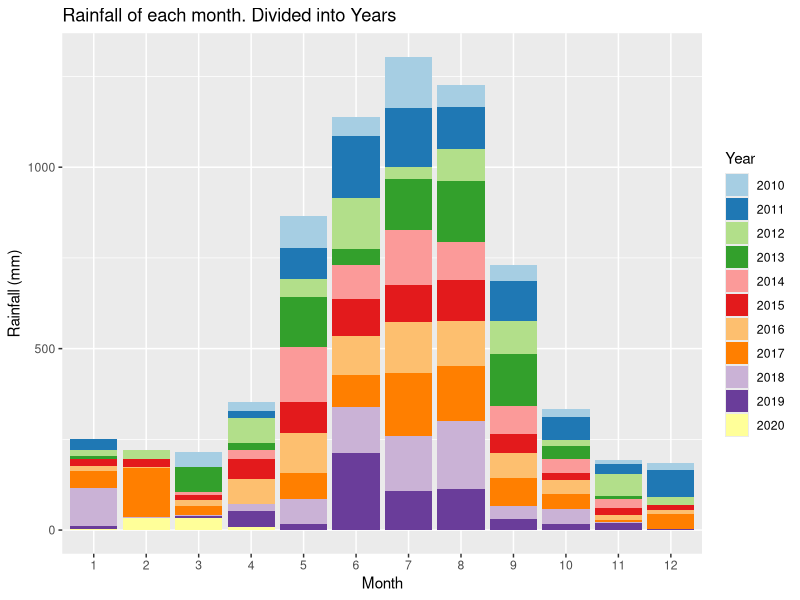
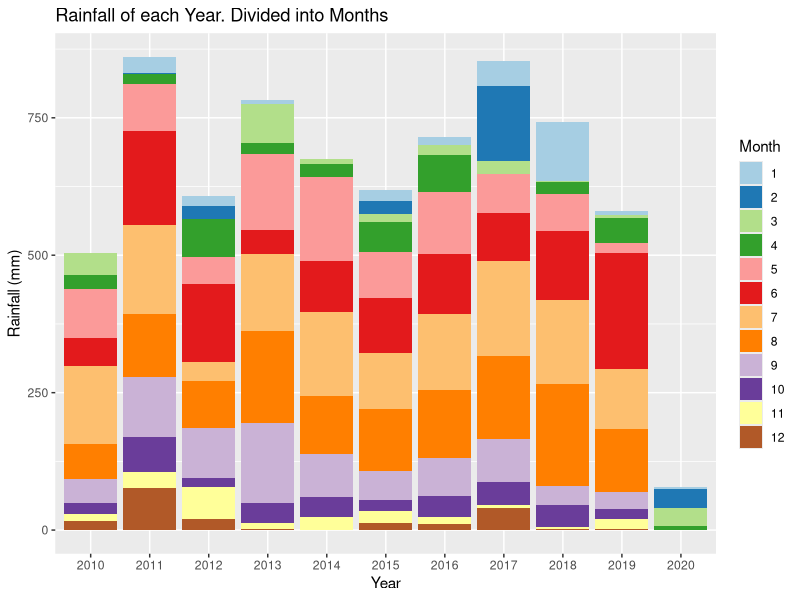
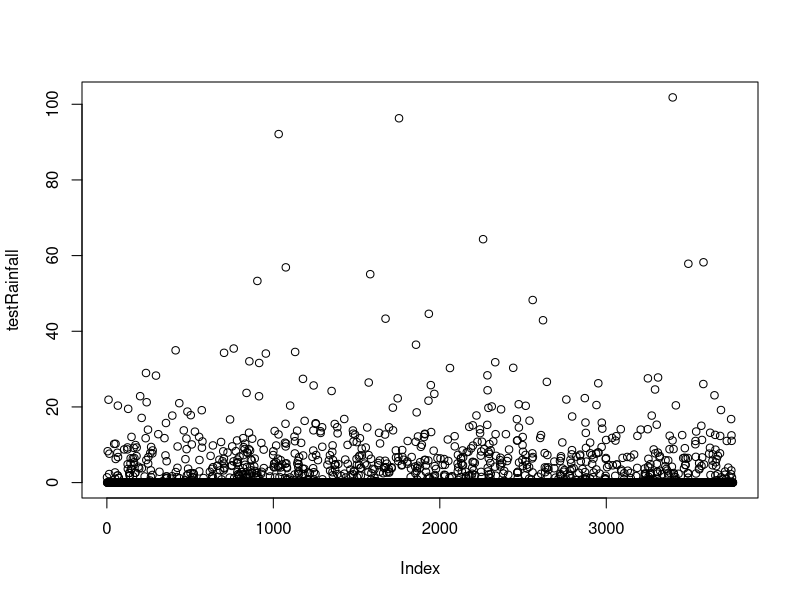
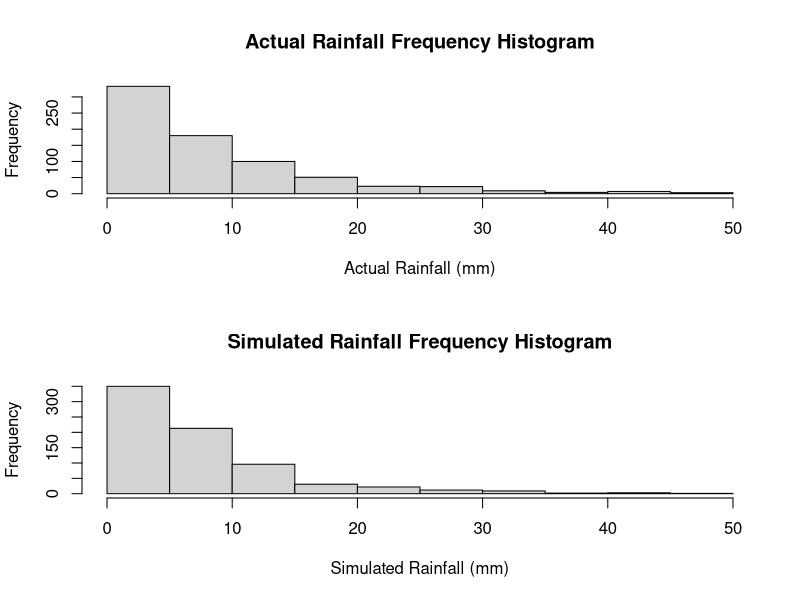
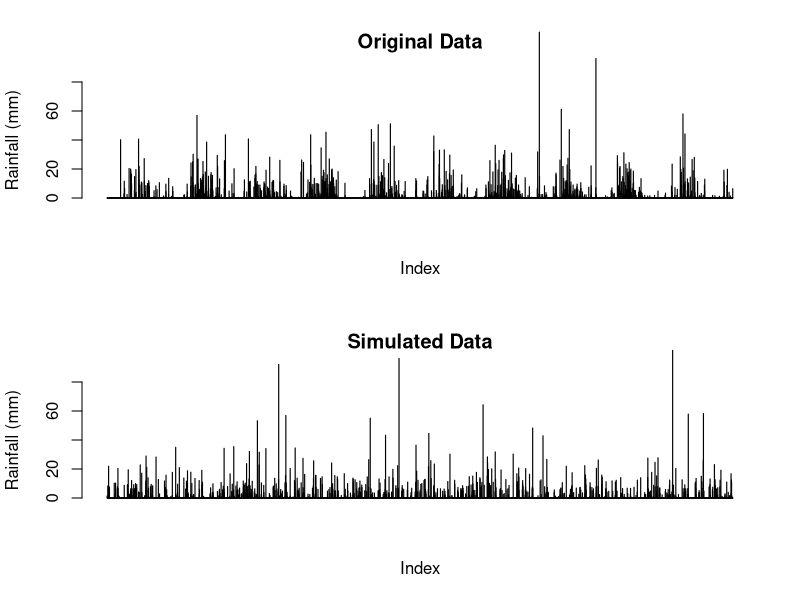
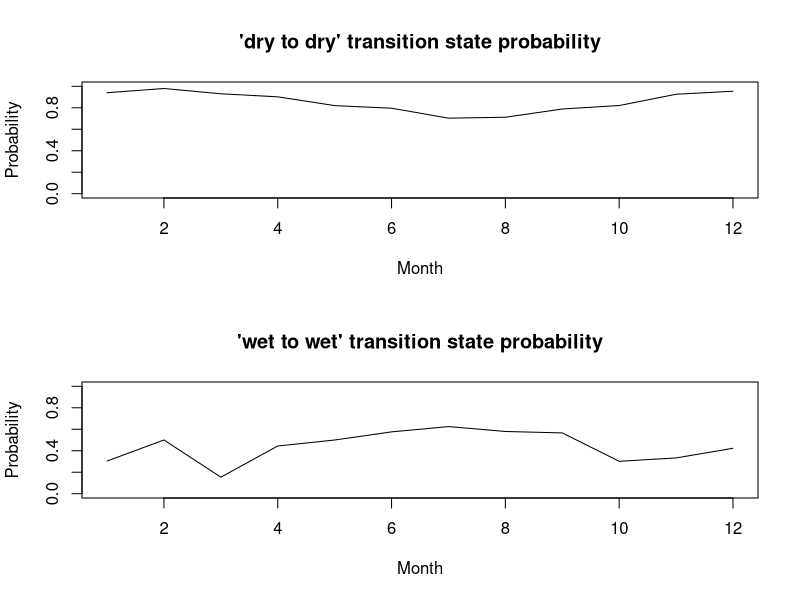
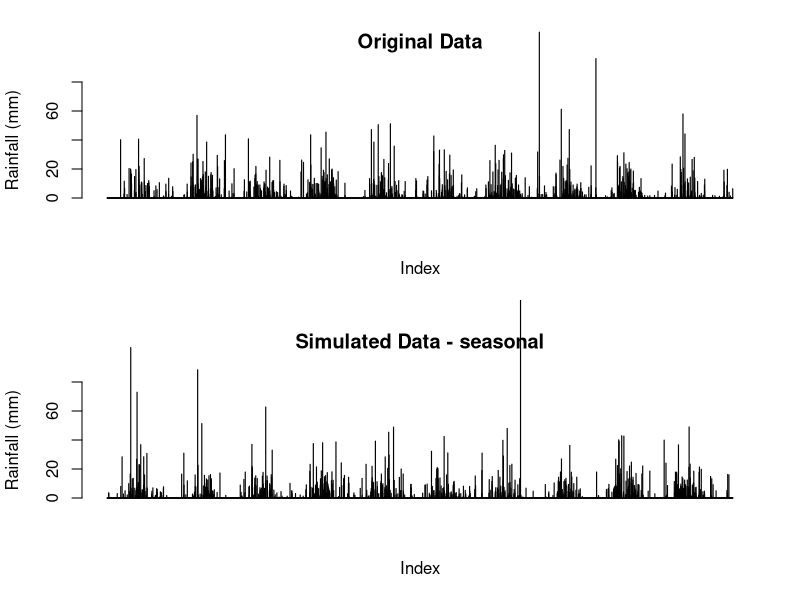
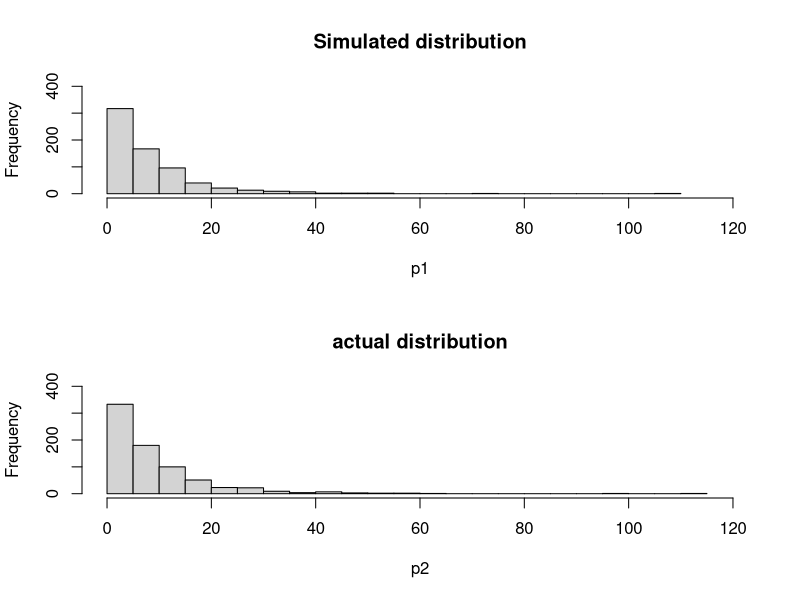

Write R code to recreate these figures, in order.
## ---- chunk 1
knitr::opts_chunk$set(echo = TRUE)
## ---- chunk 2
# Reading in the data from the csv file
data <-  read.csv("IDCJAC0009_009225_1800_Data.csv")
weather_data <- data
weather_data <- weather_data[which(is.na(weather_data$Rainfall.amount..millimetres.) == FALSE),]
## ---- chunk 3
table(weather_data$Year, weather_data$Quality)
## ---- chunk 4
weather_data$date <- do.call(paste, c(weather_data[c("Day", "Month", "Year")], sep = "-"))
## ---- chunk 5
state <- function(x){
  stateList <- c()
  for(ii in 1:length(x)){
    if(x[ii] < 1){
      stateList <- c(stateList, "dry")
    }
    if(x[ii] >= 1){
      stateList <- c(stateList, "wet")
    }
  }
  return(stateList)
}
weather_data$state <- state(weather_data$Rainfall.amount..millimetres.)
## ---- chunk 6
transitionState <- function(x){
  transitionStateList <- c('') #can't find transition state of first observation
  for(i in 2:length(x)){
    if(x[i] == "dry"){
      if (x[i-1] == "dry"){
        transitionStateList <- c(transitionStateList, "DryToDry")
      }
      else {
        transitionStateList <- c(transitionStateList, "WetToDry")
      }
    }
    if(x[i] == "wet"){
      if (x[i-1] == "dry"){
        transitionStateList <- c(transitionStateList, "DryToWet")
      }
      else {
        transitionStateList <- c(transitionStateList, "WetToWet")
      }
    }
  }
  return(transitionStateList)
}
weather_data$transitionState <- transitionState(weather_data$state)
## ---- chunk 7
train_data <- subset(weather_data, Year >= 2010)
library(ggplot2)
library(RColorBrewer)

# Plotting the rainfall data (grouped by years and months)
ggplot(train_data, aes(x = factor(Month), y = Rainfall.amount..millimetres., fill = factor(Year))) + 
  geom_bar(stat = "identity") + 
  scale_fill_brewer(palette = "Paired") + 
  xlab("Month")+
  ylab("Rainfall (mm)")+
  labs(fill = "Year")+
  ggtitle("Rainfall of each month. Divided into Years")

ggplot(train_data, aes(x = factor(Year), y = Rainfall.amount..millimetres., fill = factor(Month))) + 
  geom_bar(stat = "identity") + 
  scale_fill_brewer(palette = "Paired") + 
  xlab("Year")+
  ylab("Rainfall (mm)")+
  labs(fill = "Month")+
  ggtitle("Rainfall of each Year. Divided into Months")
## ---- chunk 8
table(train_data$Month, train_data$Year)
## ---- chunk 9
#Calculating transition state probabilities, in general (no respect to month or season)
weatherTable <- table(train_data$transitionState)

probWetToWet = weatherTable['WetToWet'] / (weatherTable['WetToWet'] + weatherTable['WetToDry'])
probWetToWet

probDryToDry = weatherTable['DryToDry'] / (weatherTable['DryToDry'] + weatherTable['DryToWet'])
probDryToDry
## ---- chunk 10
#Basic generator (No seasonal variation)

currentState = "dry" #can make this into a random choice later
                                              #choosing next state depending on probs calculated above
generateRainfallBasic <- function(genLength){
  rainAmountList <- c()
  for (i3 in 1:genLength){
    if (currentState == "dry"){
      if (runif(1) < probDryToDry){
        currentState = "dry"
      }
      else{
        currentState = "wet"
      }
    }
    else if (currentState == "wet"){
      if (runif(1) < probWetToWet){
        currentState = "wet"
      }
      else{
        currentState = "dry"
      }
    }
                                      #generating amount of rainfall if state is wet, else 0
    if (currentState == "wet"){
      rainAmount <- 5*exp(rnorm(1))
      rainAmountList <- c(rainAmountList, rainAmount)
    }
    else{
      rainAmountList <- c(rainAmountList, 0)
    }
  }
  return(rainAmountList)
}
## ---- chunk 11
#Basic generator tests
testRainfall = generateRainfallBasic(3761)
plot(testRainfall)

par(mfrow=c(2,1))
hist(train_data$Rainfall.amount..millimetres.[train_data$Rainfall.amount..millimetres.>1 & train_data$Rainfall.amount..millimetres.<50], xlab = "Actual Rainfall (mm)", main = "Actual Rainfall Frequency Histogram")
hist(testRainfall[testRainfall > 1 & testRainfall <50], xlab = "Simulated Rainfall (mm)", main = "Simulated Rainfall Frequency Histogram")

par(mfrow=c(2,1))
barplot(train_data$Rainfall.amount..millimetres., ylim = c(0,80), main = "Original Data", ylab = "Rainfall (mm)", xlab = "Index")
barplot(testRainfall, ylim = c(0,80), main = "Simulated Data", ylab = "Rainfall (mm)", xlab = "Index")
## ---- chunk 12
#Calculates the transition probabilities for each month
transitonStatesMonthsFrame <- data.frame(list(rep(0, 12), list(rep(0, 12), list(rep(0, 12), list(rep(0, 12)))))) #Initialises 12x4 frame filled with zeroes
names(transitonStatesMonthsFrame) <- c('DryToDry', 'DryToWet', 'WetToDry', 'WetToWet')

#Makes the dataframe with the count of each transition state with each month
for (i4 in 1:dim(train_data)[1]){
  tempTransitionState <- train_data[i4, 'transitionState']
  tempMonth <- train_data[i4, 'Month']
  transitonStatesMonthsFrame[tempMonth, tempTransitionState] <- transitonStatesMonthsFrame[tempMonth, tempTransitionState]+1
}
## ---- chunk 13
#Calculates the probabilities for each month in the data frame
probTransitonStatesMonthsFrame <- transitonStatesMonthsFrame
for (i in 1:dim(transitonStatesMonthsFrame)[1]){
  
  probTransitonStatesMonthsFrame[i, 'DryToDry'] <- transitonStatesMonthsFrame[i, 'DryToDry'] / (transitonStatesMonthsFrame[i, 'DryToDry'] + transitonStatesMonthsFrame[i, 'DryToWet'])
  
  probTransitonStatesMonthsFrame[i, 'DryToWet'] <- transitonStatesMonthsFrame[i, 'DryToWet'] / (transitonStatesMonthsFrame[i, 'DryToDry'] + transitonStatesMonthsFrame[i, 'DryToWet'])
    
  probTransitonStatesMonthsFrame[i, 'WetToDry'] <- transitonStatesMonthsFrame[i, 'WetToDry'] / (transitonStatesMonthsFrame[i, 'WetToDry'] + transitonStatesMonthsFrame[i, 'WetToWet'])
    
  probTransitonStatesMonthsFrame[i, 'WetToWet'] <- transitonStatesMonthsFrame[i, 'WetToWet'] / (transitonStatesMonthsFrame[i, 'WetToDry'] + transitonStatesMonthsFrame[i, 'WetToWet'])
}
## ---- chunk 14
#testing average rainfall when its rains in each month, and for wettowet vs drytowet transitions.
test_w2w <- train_data$Rainfall.amount..millimetres.[train_data$transitionState == "WetToWet"]
test_d2w <- train_data$Rainfall.amount..millimetres.[train_data$transitionState == "DryToWet"]
mean(test_w2w)
mean(test_d2w)
wilcox.test(test_d2w, test_w2w)
#since resulting wilcox test p-value is 0.85, we conclude that theres no difference in rainfall depending on the transition state, and do not need to include it in our model.

test_rainfallPerMonth <- train_data[train_data$state == "wet",c(4,6)]
kruskal.test(Rainfall.amount..millimetres. ~ Month, data = test_rainfallPerMonth)
#p-val = 0.00016, therefore difference between average rainfall for each month

## ---- chunk 15
#calculating the mean rainfall when it rains for each month, to change how much it rains according to the generator later on. Limited to less than 60 mls as the dataset is not large enough for large rainfall amounts (such as 114ml in feburary) to not throw the mean off.
rainMonthData <- c()
for (i in 1:12){
  temp<- train_data$Rainfall.amount..millimetres.[train_data$state == "wet" & train_data$Month == i & train_data$Rainfall.amount..millimetres. < 60]
  rainMonthData <- c(rainMonthData, list(temp))
  rm(temp)
}

rainfallAvgMonth <- sapply(rainMonthData, mean)

## ---- chunk 16
#How the transition state probabilities vary for each month
plot(probTransitonStatesMonthsFrame$DryToDry, ylim = c(0,1), xlab = "Month", main = "'dry to dry' transition state probability", type = 'l', ylab = "Probability")
plot(probTransitonStatesMonthsFrame$WetToWet, ylim = c(0,1), xlab = "Month", main = "'wet to wet' transition state probability", type = 'l', ylab = "Probability")
## ---- chunk 17
#Weather generator accounting  for seasonal variation of transition states or something i hope
#Yes this is just a spicy version of basic generator it's mostly the same in fact if i forget to even do this it is the same

generateRainfallSeasonal <- function(input){
  currentState = "dry" #can make this into a random choice later
  rainAmountList <- c()
  for (i5 in 1:dim(input)[1]){
    if (currentState == "dry"){
      if (runif(1) < probTransitonStatesMonthsFrame[input[i5, 'Month'], 'DryToDry']){ #now inputs depending on the month of input
        currentState = "dry"
      }
      else{
        currentState = "wet"
      }
    }
    else if (currentState == "wet"){
      if (runif(1) < probTransitonStatesMonthsFrame[input[i5, 'Month'], 'WetToWet']){
        currentState = "wet"
      }
      else{
        currentState = "dry"
      }
    }
                                      #generating amount of rainfall if state is wet, else 0
    if (currentState == "wet"){
      
      #rainAmount <- 5*exp(rnorm(1)) #now log-normal dist, 5 used because is close to mean of weather_data's / the mean of what exp(rnorm(1)) is by default /// Old Version 
      rainAmount <- rainfallAvgMonth[input[i5, 'Month']]*exp(rnorm(1))/1.648 #average of rnorm(exp(1)) is ~1.648, so we divide by that so the average of each month will just be the actual average calculated from rainfallAvgMonth.
      
      rainAmountList <- c(rainAmountList, rainAmount)
    }
    else{
      rainAmountList <- c(rainAmountList, 0)
    }
  }
  return(rainAmountList)
}
## ---- chunk 18
#testing code for seasonal generator
inputSeasonalRainfall <- dplyr::select(train_data, 'Year', 'Month', 'Day') #using existing train data's dates to input to function, instead of putting in just how many to generate

testSeasonalRainfall = generateRainfallSeasonal(inputSeasonalRainfall)
## ---- chunk 19
par(mfrow=c(2,1))
barplot(train_data$Rainfall.amount..millimetres., ylim = c(0,80), main = "Original Data", ylab = "Rainfall (mm)", xlab = "Index")
barplot(testSeasonalRainfall, ylim = c(0,80), main = "Simulated Data - seasonal", ylab = "Rainfall (mm)", xlab = "Index")
## ---- chunk 20
#comparing log-normal against actual data, veeerryyyy close fit, will use log-normal for rainfall sim
p1 <- 5*exp(rnorm(732))
p1 <- p1[p1>1]
hist(p1, breaks = 30, xlim = c(0,120), ylim = c(0,400), main = "Simulated distribution")

p2 <- train_data$Rainfall.amount..millimetres.[train_data$Rainfall.amount..millimetres.>1]
hist(p2, breaks = 30, xlim = c(0,120), ylim = c(0,400), main = "actual distribution")

## ---- chunk 21
set.seed(100345)

sampID <- sample.int(nrow(train_data), size = 0.5*nrow(train_data), replace = FALSE)
train_data <- train_data[sampID,] # 50% of data for training
test_data <- train_data[-sampID,] # 50% for testing
## ---- chunk 22
#code to calculate transition probabilities for each month (copied from earlier)

transitonStatesMonthsFrame <- data.frame(list(rep(0, 12), list(rep(0, 12), list(rep(0, 12), list(rep(0, 12)))))) #initialising frame by creating 12x4 frame filled with zeroes
names(transitonStatesMonthsFrame) <- c('DryToDry', 'DryToWet', 'WetToDry', 'WetToWet') #name da columns

for (i4 in 1:dim(train_data)[1]){ #making dataframe with count of each transition state for each month
  tempTransitionState <- train_data[i4, 'transitionState']
  tempMonth <- train_data[i4, 'Month']
  transitonStatesMonthsFrame[tempMonth, tempTransitionState] <- transitonStatesMonthsFrame[tempMonth, tempTransitionState]+1
}
## ---- chunk 23
#also copied from earlier
probTransitonStatesMonthsFrame<- transitonStatesMonthsFrame
for (i in 1:dim(transitonStatesMonthsFrame)[1]){ #calculating transition probs for each month in df
  
  probTransitonStatesMonthsFrame[i, 'DryToDry'] <- transitonStatesMonthsFrame[i, 'DryToDry'] / (transitonStatesMonthsFrame[i, 'DryToDry'] + transitonStatesMonthsFrame[i, 'DryToWet'])
  
  probTransitonStatesMonthsFrame[i, 'DryToWet'] <- transitonStatesMonthsFrame[i, 'DryToWet'] / (transitonStatesMonthsFrame[i, 'DryToDry'] + transitonStatesMonthsFrame[i, 'DryToWet'])
    
  probTransitonStatesMonthsFrame[i, 'WetToDry'] <- transitonStatesMonthsFrame[i, 'WetToDry'] / (transitonStatesMonthsFrame[i, 'WetToDry'] + transitonStatesMonthsFrame[i, 'WetToWet'])
    
  probTransitonStatesMonthsFrame[i, 'WetToWet'] <- transitonStatesMonthsFrame[i, 'WetToWet'] / (transitonStatesMonthsFrame[i, 'WetToDry'] + transitonStatesMonthsFrame[i, 'WetToWet'])
}
## ---- chunk 24
#generate test data
testSeasonalRainfall50 = generateRainfallSeasonal(train_data)
## ---- chunk 25
par(mfrow = c(2, 1))

barplot(testSeasonalRainfall50, ylab = "Rainfall (mm)", xlab = "index", main = "Simulated data")
barplot(test_data$Rainfall.amount..millimetres., ylab = "Rainfall (mm)", xlab  = "index", main = "Actual data")
## ---- chunk 26
train_data <- subset(weather_data, Year >= 2010)
train10_data <- subset(weather_data, Year >= 2009 & Year < 2019)
data_2019 <- subset(weather_data, Year == 2019)
## ---- chunk 27
#code to calculate transition probabilities for each month (copied from earlier)

transitonStatesMonthsFrame <- data.frame(list(rep(0, 12), list(rep(0, 12), list(rep(0, 12), list(rep(0, 12)))))) #initialising frame by creating 12x4 frame filled with zeroes
names(transitonStatesMonthsFrame) <- c('DryToDry', 'DryToWet', 'WetToDry', 'WetToWet') #name da columns

for (i4 in 1:dim(train10_data)[1]){ #making dataframe with count of each transition state for each month
  tempTransitionState <- train10_data[i4, 'transitionState']
  tempMonth <- train10_data[i4, 'Month']
  transitonStatesMonthsFrame[tempMonth, tempTransitionState] <- transitonStatesMonthsFrame[tempMonth, tempTransitionState]+1
}
## ---- chunk 28
#also copied from earlier
probTransitonStatesMonthsFrame<- transitonStatesMonthsFrame
for (i in 1:dim(transitonStatesMonthsFrame)[1]){ #calculating transition probs for each month in df
  
  probTransitonStatesMonthsFrame[i, 'DryToDry'] <- transitonStatesMonthsFrame[i, 'DryToDry'] / (transitonStatesMonthsFrame[i, 'DryToDry'] + transitonStatesMonthsFrame[i, 'DryToWet'])
  
  probTransitonStatesMonthsFrame[i, 'DryToWet'] <- transitonStatesMonthsFrame[i, 'DryToWet'] / (transitonStatesMonthsFrame[i, 'DryToDry'] + transitonStatesMonthsFrame[i, 'DryToWet'])
    
  probTransitonStatesMonthsFrame[i, 'WetToDry'] <- transitonStatesMonthsFrame[i, 'WetToDry'] / (transitonStatesMonthsFrame[i, 'WetToDry'] + transitonStatesMonthsFrame[i, 'WetToWet'])
    
  probTransitonStatesMonthsFrame[i, 'WetToWet'] <- transitonStatesMonthsFrame[i, 'WetToWet'] / (transitonStatesMonthsFrame[i, 'WetToDry'] + transitonStatesMonthsFrame[i, 'WetToWet'])
}
## ---- chunk 29
# using month probabilites generate one years worth of data 
monthList <- subset(weather_data, Year == 2011) # a year that isn't a leap year to get the month list, as generation algorithm only requires months
monthList <- monthList['Month']
testSeasonalRainfall10 <- generateRainfallSeasonal(monthList)
## ---- chunk 30
#compare generated year against 2019
par(mfrow = c(2,1))
barplot(testSeasonalRainfall10, xlab = "Index", ylab = "Rainfall (mm)", main = "Simulated Rainfall")
barplot(data_2019$Rainfall.amount..millimetres., xlab = "Index", ylab = "Rainfall (mm)", main = "2019 Rainfall")


# check other years for comparison
par(mfrow = c(3,2))
barplot(testSeasonalRainfall10, xlab = "Index", ylab = "Rainfall (mm)", main = "Simulated Rainfall")
year <- subset(weather_data, Year == 2015)
barplot(year$Rainfall.amount..millimetres., xlab = "Index", ylab = "Rainfall (mm)", main = "2015 Rainfall")
year <- subset(weather_data, Year == 2008)
barplot(year$Rainfall.amount..millimetres., xlab = "Index", ylab = "Rainfall (mm)", main = "2008 Rainfall")
year <- subset(weather_data, Year == 2017)
barplot(year$Rainfall.amount..millimetres., xlab = "Index", ylab = "Rainfall (mm)", main = "2017 Rainfall")
year <- subset(weather_data, Year == 2007)
barplot(year$Rainfall.amount..millimetres., xlab = "Index", ylab = "Rainfall (mm)", main = "2007 Rainfall")
year <- subset(weather_data, Year == 2013)
barplot(year$Rainfall.amount..millimetres., xlab = "Index", ylab = "Rainfall (mm)", main = "2013 Rainfall")
rm(year)
## ---- chunk 31
temp <- subset(weather_data, weather_data$state == "wet")
mean(temp$Rainfall.amount..millimetres.)
rm(temp)
## ---- chunk 32
# Creates a graph of difference in rainfall for years, weeks, months, years to see if there are any potential patterns.

# Creates a list of the weekly rainfall
RainfallWeekly <- data.frame("Rainfall (mm)", "Week")
colnames(RainfallWeekly) <- c("Rainfall (mm)", "Week")
RainfallWeekly$`Rainfall (mm)` <- as.numeric(RainfallWeekly$`Rainfall (mm)`)
RainfallWeekly$Week <- as.numeric(RainfallWeekly$Week)
week = 1
weekRain = 0
for(ii in c(1: nrow(weather_data))){
  weekRain = weekRain + weather_data[ii, 6] # rainfall amount for that row
  
  if(ii%%7 == 0){ # every 7th row
    RainfallWeekly[(ii/7), 1] <- weekRain # 1 row of RainfallWeekly created every 7 rows (1 weeks) - inserting rainfall total for that week
    RainfallWeekly[(ii/7), 2] <- week
    week = week + 1
    weekRain = 0 # clear total rainfall to prepare for next week
  }
}
## ---- chunk 33
RainfallWeeklyDiff <- data.frame(c(1:(nrow(RainfallWeekly)-1)), c(1:(nrow(RainfallWeekly)-1))) # data frame with two columns, one less row than RainfallWeekly
colnames(RainfallWeeklyDiff) <- c("Rainfall diff (mm)", "Week")
RainfallWeeklyDiff$`Rainfall diff (mm)` <- diff(RainfallWeekly$`Rainfall (mm)`) # change in weeks
## ---- chunk 34
# plot first 700 weeks first against the difference in rainfall, and then the rainfall per week
par(mfrow = c(4,1))
plot(RainfallWeeklyDiff[c(1:350), 2], RainfallWeeklyDiff[c(1:350), 1], xlab = "week", ylab = "change in rainfall (mm)", cex = 2, type = "b")
plot(RainfallWeekly[c(1:350), 2], RainfallWeekly[c(1:350), 1], xlab = "week", ylab = "rainfall (mm)", type = "l")
plot(RainfallWeeklyDiff[c(351:700), 2], RainfallWeeklyDiff[c(351:700), 1], xlab = "week", ylab = "change in rainfall (mm)", cex = 2, type = "b")
plot(RainfallWeekly[c(351:700), 2], RainfallWeekly[c(351:700), 1], xlab = "week", ylab = "rainfall (mm)", type = "l")

## ---- chunk 35
# plot second 700 weeks first against the difference in rainfall, and then the rainfall per week
par(mfrow = c(4,1))
plot(RainfallWeeklyDiff[c(701:1050), 2], RainfallWeeklyDiff[c(701:1050), 1], xlab = "week", ylab = "change in rainfall (mm)", cex = 2, type = "b")
plot(RainfallWeekly[c(701:1050), 2], RainfallWeekly[c(701:1050), 1], xlab = "week", ylab = "rainfall (mm)", type = "l")
plot(RainfallWeeklyDiff[c(1051:1414), 2], RainfallWeeklyDiff[c(1051:1414), 1], xlab = "week", ylab = "change in rainfall (mm)", cex = 2, type = "b")
plot(RainfallWeekly[c(1051:1414), 2], RainfallWeekly[c(1051:1414), 1], xlab = "week", ylab = "rainfall (mm)", type = "l")
## ---- chunk 36
rainSort_2019 <- data_2019$Rainfall.amount..millimetres.
# qqplot before removing 'dry' days
qqnorm(rainSort_2019, pch = 1, frame = F, main = "Normal Q-Q Plot of Rainfall 2019 (including dry days)")
qqline(rainSort_2019, col = "red", lwd = 2)
rainSort_2019 <- rainSort_2019[which(rainSort_2019 != 0)]
# qqplot after removing 'dry' days
qqnorm(rainSort_2019, pch = 1, frame = F, main = "Normal Q-Q Plot of Rainfall 2019 (excluding dry days)")
qqline(rainSort_2019, col = "red", lwd = 2)
hist(rainSort_2019, breaks = 50)
# data is not normally distributed
rm(rainSort_2019)
## ---- chunk 37
rain2019 <- subset(weather_data, Year == 2019)
length(rain2019$Rainfall.amount..millimetres.)
length(testSeasonalRainfall10)

table(rain2019$Month)
# Since there are two days missing from October and December, we will have to find the days and remove them from our simulated results.
table(rain2019$Day)
# one month is missing a day 5, and another is missing a day 19 (both 11 when should be 12)/
temp <- subset(rain2019, Day == 5)
temp$Month # 5th of October missing
temp <- subset(rain2019, Day == 19)
temp$Month # 19th of December missing
rm(temp)
## ---- chunk 38
# To perform the Wilcoxon Signed Rank test we remove those dates from testSeasonalRainfall10
# 2019 is a non leap year so February will have 28 days
#October 5th and December 19th are missing, so we remove them
month_result <- which(rain2019$date == "4-10-2019" | rain2019$date=="18-12-2019")
simRainfall2019 <- testSeasonalRainfall10[-c(month_result[1]+1, month_result[2]+1)]

# Test of testSeasonalRainfall10 against 2019 rainfall (testSeasonalRainfall10 was simulation of 2019 rainfall)
wilcox.test(simRainfall2019, rain2019$Rainfall.amount..millimetres., paired = T, alternative = "t")

# Since the p-value is relatively high, it can be concluded that there is no significant diference between the simulated 2019 data and the actual 2019 data. 
# While the simulation may not be an accurate prediction of 2019 (as seen in the barplots), the simulation was also not logically flawed, as there is not a significant difference between the median of the simulation and the median of the actual.
#Furthermore, a qucik comparison of the medians in the Wilcoxon Signed Rank test shows that (as expected) they are also very similar.
cat("Median of actual and simulated rainfall respectively: ", median(rain2019$Rainfall.amount..millimetres.), median(simRainfall2019))
rm(simRainfall2019)
